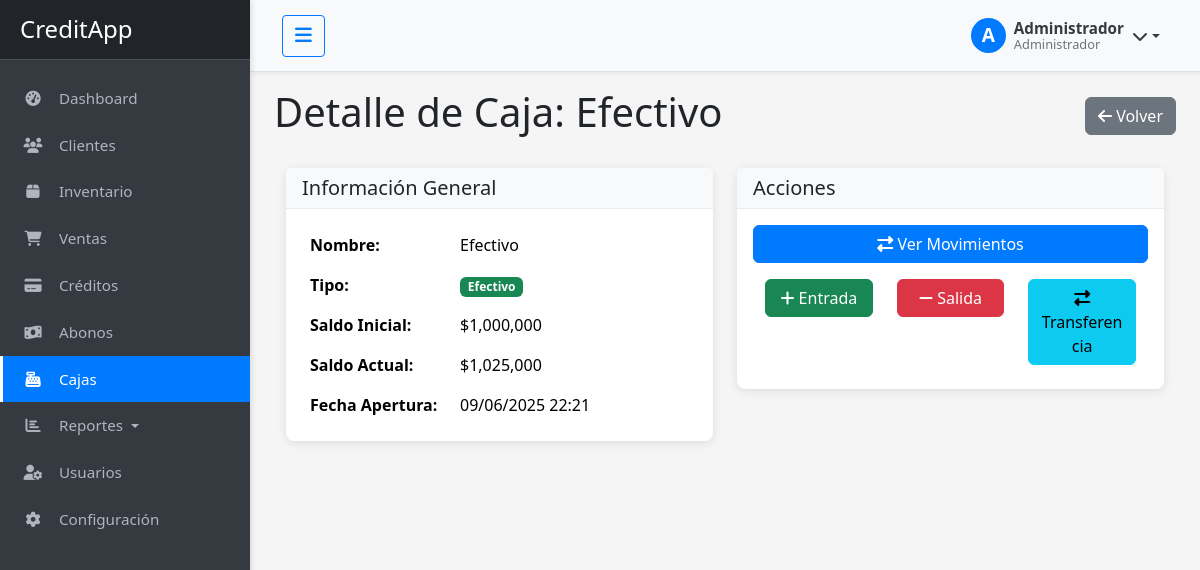
/cajas/1/detalle (signed in), run on the app's committed database.
### app/models.py (models this page shows, shortened)
class Usuario(db.Model, UserMixin):
    __tablename__ = 'usuarios'
    id = db.Column(db.Integer, primary_key=True)
    nombre = db.Column(db.String(100), nullable=False)
    email = db.Column(db.String(100), unique=True, nullable=False)
    password = db.Column(db.String(200), nullable=False)
    rol = db.Column(db.String(20), nullable=False, default='usuario')
    fecha_registro = db.Column(db.DateTime, default=datetime.utcnow)
    activo = db.Column(db.Boolean, default=True)
    def is_admin(self):
        return self.rol == 'administrador'
    def is_vendedor(self):
        return self.rol == 'vendedor'
    def is_cobrador(self):
        return self.rol == 'cobrador'

class Caja(db.Model):
    __tablename__ = 'cajas'
    id = db.Column(db.Integer, primary_key=True)
    nombre = db.Column(db.String(100), nullable=False)
    tipo = db.Column(db.String(50), nullable=False)
    saldo_inicial = db.Column(db.Integer, nullable=False, default=0)
    saldo_actual = db.Column(db.Integer, nullable=False, default=0)
    fecha_apertura = db.Column(db.DateTime, default=datetime.utcnow)
    movimientos = db.relationship('MovimientoCaja', back_populates='caja',
                                 foreign_keys='MovimientoCaja.caja_id',
                                 lazy=True, cascade='all, delete-orphan')

### app/controllers/cajas.py (the view)
@cajas_bp.route('/<int:id>/detalle')
@login_required
def detalle(id):
    caja = Caja.query.get_or_404(id)
    return render_template('cajas/detalle.html', caja=caja)

### app/models.py (called while the page is built)
@login_manager.user_loader
def load_user(user_id):
    return Usuario.query.get(int(user_id))

### app/templates/cajas/detalle.html (shortened to what this page needs)
{% extends "base.html" %}
{% block content %}
<div class="container-fluid">
    <div class="d-flex justify-content-between align-items-center mb-4">
        <h1>Detalle de Caja: {{ caja.nombre }}</h1>
        <div>
            <a href="{{ url_for('cajas.index') }}" class="btn btn-secondary">
                <i class="fas fa-arrow-left"></i> Volver
            </a>
        </div>
    </div>
    <div class="row">
        <div class="col-md-6">
            <div class="card mb-4">
                <div class="card-header">
                    <h5 class="mb-0">Información General</h5>
                </div>
                <div class="card-body">
                    <table class="table table-borderless">
                        <tr>
                            <th style="width: 150px">Nombre:</th>
                            <td>{{ caja.nombre }}</td>
                        </tr>
                        <tr>
                            <th>Tipo:</th>
                            <td>
                                {% if caja.tipo == 'efectivo' %}
                                <span class="badge bg-success">Efectivo</span>
                                {% elif caja.tipo == 'nequi' %}
                                <span class="badge bg-primary">Nequi</span>
                                {% elif caja.tipo == 'daviplata' %}
                                <span class="badge bg-warning text-dark">Daviplata</span>
                                {% else %}
                                <span class="badge bg-info">Transferencia</span>
                                {% endif %}
                            </td>
                        </tr>
                        <tr>
                            <th>Saldo Inicial:</th>
                            <td>{{ "${:,}".format(caja.saldo_inicial) }}</td>
                        </tr>
                        <tr>
                            <th>Saldo Actual:</th>
                            <td>{{ "${:,}".format(caja.saldo_actual) }}</td>
                        </tr>
                        <tr>
                            <th>Fecha Apertura:</th>
                            <td>{{ caja.fecha_apertura.strftime('%d/%m/%Y %H:%M') }}</td>
                        </tr>
                    </table>
                </div>
            </div>
        </div>
        <div class="col-md-6">
            <div class="card mb-4">
                <div class="card-header">
                    <h5 class="mb-0">Acciones</h5>
                </div>
                <div class="card-body">
                    <div class="mb-3">
                        <a href="{{ url_for('cajas.movimientos', id=caja.id) }}" class="btn btn-primary w-100">
                            <i class="fas fa-exchange-alt"></i> Ver Movimientos
                        </a>
                    </div>
                    <div class="row">
                        <div class="col-md-4 mb-2">
                            <a href="{{ url_for('cajas.nuevo_movimiento', id=caja.id, tipo='entrada') }}" class="btn btn-success w-100">
                                <i class="fas fa-plus"></i> Entrada
                            </a>
                        </div>
                        <div class="col-md-4 mb-2">
                            <a href="{{ url_for('cajas.nuevo_movimiento', id=caja.id, tipo='salida') }}" class="btn btn-danger w-100">
                                <i class="fas fa-minus"></i> Salida
                            </a>
                        </div>
                        <div class="col-md-4 mb-2">
                            <a href="{{ url_for('cajas.nuevo_movimiento', id=caja.id, tipo='transferencia') }}" class="btn btn-info w-100">
                                <i class="fas fa-exchange-alt"></i> Transferencia
                            </a>
                        </div>
                    </div>
                </div>
            </div>
        </div>
    </div>
</div>
{% endblock %}

### app/templates/base.html (shortened to what this page needs)
<!DOCTYPE html>
<html lang="es">
<head>
    <link href="https://cdn.jsdelivr.net/npm/bootstrap@5.3.2/dist/css/bootstrap.min.css" rel="stylesheet">
    <link rel="stylesheet" href="https://cdnjs.cloudflare.com/ajax/libs/font-awesome/6.4.2/css/all.min.css">
    <link rel="stylesheet" href="{{ url_for('static', filename='css/style.css') }}">
</head>
<body>
    <div class="wrapper">
        <nav id="sidebar" class="sidebar">
            <div class="sidebar-header">
                <h3>CreditApp</h3>
            </div>
            <ul class="list-unstyled components">
                <li {% if request.endpoint == 'dashboard.index' %}class="active"{% endif %}>
                    <a href="{{ url_for('dashboard.index') }}">
                        <i class="fas fa-tachometer-alt"></i>
                        Dashboard
                    </a>
                </li>
                <li {% if request.endpoint and 'clientes' in request.endpoint %}class="active"{% endif %}>
                    <a href="{{ url_for('clientes.index') }}">
                        <i class="fas fa-users"></i>
                        Clientes
                    </a>
                </li>
                {% if current_user.is_vendedor() or current_user.is_admin() %}
                <li {% if request.endpoint and 'productos' in request.endpoint %}class="active"{% endif %}>
                    <a href="{{ url_for('productos.index') }}">
                        <i class="fas fa-box"></i>
                        Inventario
                    </a>
                </li>
                <li {% if request.endpoint and 'ventas' in request.endpoint %}class="active"{% endif %}>
                    <a href="{{ url_for('ventas.index') }}">
                        <i class="fas fa-shopping-cart"></i>
                        Ventas
                    </a>
                </li>
                {% endif %}
                <li {% if request.endpoint and 'creditos' in request.endpoint %}class="active"{% endif %}>
                    <a href="{{ url_for('creditos.index') }}">
                        <i class="fas fa-credit-card"></i>
                        Créditos
                    </a>
                </li>
                {% if current_user.is_cobrador() or current_user.is_admin() %}
                <li {% if request.endpoint and 'abonos' in request.endpoint %}class="active"{% endif %}>
                    <a href="{{ url_for('abonos.index') }}">
                        <i class="fas fa-money-bill-wave"></i>
                        Abonos
                    </a>
                </li>
                {% endif %}
                {% if current_user.is_admin() %}
                <li {% if request.endpoint and 'cajas' in request.endpoint %}class="active"{% endif %}>
                    <a href="{{ url_for('cajas.index') }}">
                        <i class="fas fa-cash-register"></i>
                        Cajas
                    </a>
                </li>
                <li class="nav-item dropdown {% if request.endpoint and 'reportes' in request.endpoint %}active{% endif %}">
                    <a href="#reportesSubmenu" data-bs-toggle="collapse" aria-expanded="false" class="dropdown-toggle">
                        <i class="fas fa-chart-bar"></i>
                        Reportes
                    </a>
                </li>
                <li {% if request.endpoint and 'usuarios' in request.endpoint %}class="active"{% endif %}>
                    <a href="{{ url_for('usuarios.index') }}">
                        <i class="fas fa-user-cog"></i>
                        Usuarios
                    </a>
                </li>
                <li {% if request.endpoint and 'config' in request.endpoint %}class="active"{% endif %}>
                    <a href="{{ url_for('config.editar') }}">
                        <i class="fas fa-cog"></i>
                        Configuración
                    </a>
                </li>
                {% endif %}
            </ul>
        </nav>
        <div id="content">
            <nav class="navbar navbar-expand-lg navbar-light bg-light">
                <div class="container-fluid">
                    <button type="button" id="sidebarCollapseDesktop" class="btn btn-outline-primary d-none d-md-block">
                        <i class="fas fa-bars"></i>
                    </button>
                    <div class="ms-auto">
                        <div class="dropdown user-profile-dropdown">
                            <a href="#" class="dropdown-toggle user-profile-link" id="dropdownUser" data-bs-toggle="dropdown" aria-expanded="false">
                                <div class="d-flex align-items-center">
                                    <div class="avatar-circle">
                                        <span class="initials">{{ current_user.nombre[0]|upper }}</span>
                                    </div>
                                    <div class="user-info ms-2 d-none d-md-block">
                                        <div class="user-name">{{ current_user.nombre }}</div>
                                        <div class="user-role">
                                            {% if current_user.rol == 'administrador' %}
                                                Administrador
                                            {% elif current_user.rol == 'vendedor' %}
                                                Vendedor
                                            {% elif current_user.rol == 'cobrador' %}
                                                Cobrador
                                            {% endif %}
                                        </div>
                                    </div>
                                    <i class="fas fa-chevron-down ms-2"></i>
                                </div>
                            </a>
                        </div>
                    </div>
                </div>
            </nav>
            <div class="container-fluid mt-3">
                {% block content %}{% endblock %}
            </div>
        </div>
    </div>
</body>
</html>

### app/static/css/style.css (style rules this page uses)
:root { --primary-color: #007bff; --secondary-color: #6c757d; --success-color: #28a745; --danger-color: #dc3545; --warning-color: #ffc107; --info-color: #17a2b8; --light-color: #f8f9fa; --dark-color: #343a40; --sidebar-width: 250px; --sidebar-width-collapsed: 70px; --header-height: 60px; --transition-speed: 0.3s; }
body { font-family: 'Segoe UI', Tahoma, Geneva, Verdana, sans-serif; background-color: #f5f5f5; min-height: 100vh; display: flex; flex-direction: column; position: relative; overflow-x: hidden; }
.wrapper { display: flex; align-items: stretch; flex-grow: 1; }
.sidebar { min-width: var(--sidebar-width); max-width: var(--sidebar-width); background: #343a40; color: #fff; transition: all var(--transition-speed) ease; height: 100vh; position: fixed; top: 0; left: 0; z-index: 1050; overflow-y: auto; box-shadow: 2px 0 5px rgba(0,0,0,0.1); }
.sidebar .sidebar-header { padding: 15px 20px; background: #212529; display: flex; align-items: center; justify-content: space-between; border-bottom: 1px solid #495057; }
.sidebar .sidebar-header h3 { color: #fff; margin-bottom: 0; font-size: 1.5rem; white-space: nowrap; overflow: hidden; text-overflow: ellipsis; }
.sidebar ul.components { padding: 15px 0; }
.sidebar ul li a { padding: 12px 20px; font-size: 0.95em; display: block; color: #adb5bd; text-decoration: none; transition: all var(--transition-speed) ease; border-left: 3px solid transparent; white-space: nowrap; overflow: hidden; text-overflow: ellipsis; }
.sidebar ul li.active > a { color: #fff; background: var(--primary-color); border-left-color: #fff; }
.sidebar ul li a i { margin-right: 12px; width: 20px; text-align: center; transition: all var(--transition-speed) ease; }
#content { width: calc(100% - var(--sidebar-width)); margin-left: var(--sidebar-width); padding: 0; min-height: 100vh; transition: all var(--transition-speed) ease; flex-grow: 1; display: flex; flex-direction: column; position: relative; }
#content > .navbar { padding: 10px 20px; background-color: #fff; border-bottom: 1px solid #dee2e6; box-shadow: 0 2px 4px rgba(0,0,0,0.05); min-height: var(--header-height); display: flex; align-items: center; position: sticky; top: 0; z-index: 1030; }
#sidebarCollapseContent, #sidebarCollapseDesktop { background: var(--primary-color); border: none; color: white; padding: 8px 12px; border-radius: 4px; cursor: pointer; transition: all var(--transition-speed) ease; }
#sidebarCollapseContent i, #sidebarCollapseDesktop i { font-size: 1.2rem; }
#sidebarCollapseDesktop { background: transparent; color: var(--primary-color); border: 1px solid var(--primary-color); }
.user-profile-dropdown { position: relative; }
.user-profile-link { text-decoration: none; color: var(--dark-color); display: flex; align-items: center; padding: 0.5rem; border-radius: 0.25rem; transition: all 0.2s ease; }
.avatar-circle { width: 35px; height: 35px; background-color: var(--primary-color); border-radius: 50%; display: flex; justify-content: center; align-items: center; color: white; font-weight: bold; }
.initials { font-size: 1.2rem; }
.user-info { line-height: 1.2; }
.user-name { font-weight: 600; font-size: 0.95rem; }
.user-role { font-size: 0.8rem; color: var(--secondary-color); }
.card { margin-bottom: 20px; border: none; border-radius: 8px; box-shadow: 0 2px 10px rgba(0, 0, 0, 0.1); transition: transform 0.2s ease; }
.card-header { font-weight: 600; background-color: #f8f9fa; border-bottom: 1px solid #e9ecef; }
.btn-primary { background-color: var(--primary-color); border-color: var(--primary-color); }
.table { margin-bottom: 0; }
.container-fluid { width: 100%; max-width: 100%; box-sizing: border-box; }
.table th, .table td { white-space: normal; vertical-align: middle; }
.row { width: 100%; margin-left: 0; margin-right: 0; }

### data on the page
Usuario: nombre "A", nombre "Administrador"
Caja: nombre "Efectivo", saldo_inicial "$1,000,000", saldo_actual "$1,025,000", fecha_apertura "09/06/2025 22:21"
